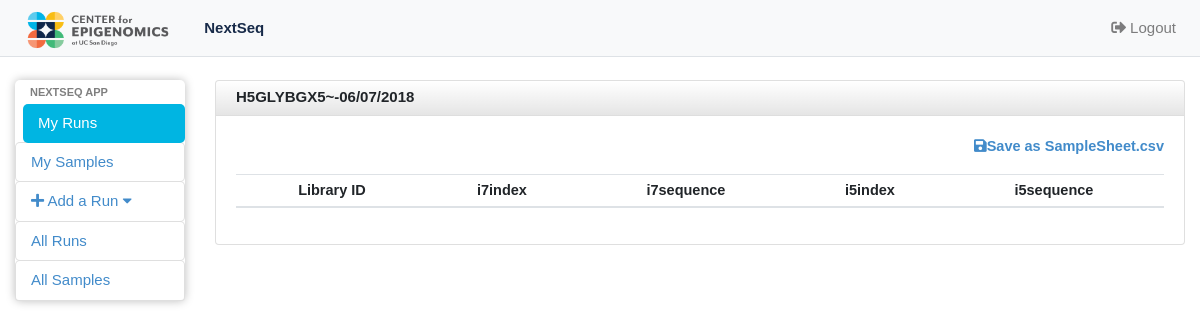
The page /nextseq_app/80/ (signed in) on the database as committed earlier.
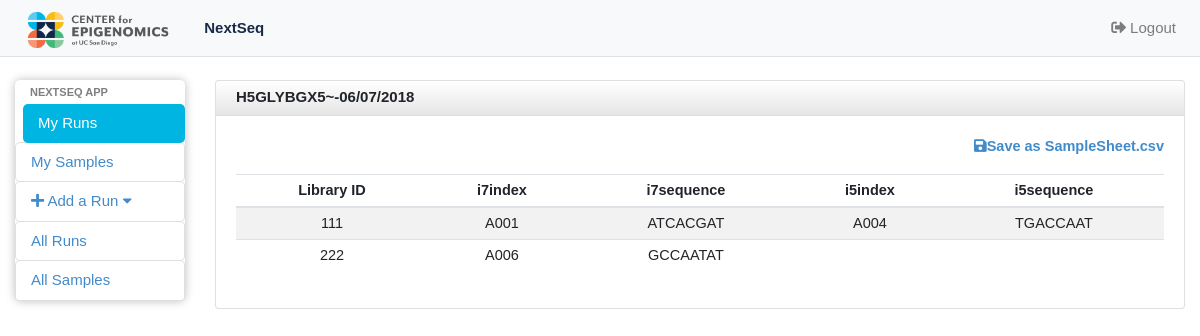
The same page on the database as committed later.
### nextseq_app/models.py (models this page shows, shortened)
class LibrariesInRun(models.Model):
	singlerun = models.ForeignKey(RunInfo, on_delete=models.CASCADE)
	Library_ID = models.CharField(max_length=200,unique=True)
	i7index = models.ForeignKey(Barcode,related_name='i7_index', on_delete=models.CASCADE, blank=True, null=True)
	i5index = models.ForeignKey(Barcode,related_name='i5_index',on_delete=models.CASCADE, blank=True, null=True)
	class Meta:
		ordering = ['Library_ID']

class Barcode(models.Model):
	indexid = models.CharField(max_length=200,unique=True)
	indexseq = models.CharField(max_length=200)
	def __str__(self):
		return self.indexid
	class Meta:
		ordering = ['indexid']

### nextseq_app/views.py (the view)
# urls.py: path('<int:pk>/', views.RunDetailView2.as_view(), name='rundetail'),
@method_decorator(login_required, name='dispatch')
class RunDetailView2(DetailView):
	model = RunInfo
	template_name = 'nextseq_app/details.html'
	def get_context_data(self, **kwargs):
		context = super().get_context_data(**kwargs)
		context['barcode'] = BarcodeDic()
		return context

### nextseq_app/templatetags/nextseq_app_tags.py (called while the page is built)
@register.filter
def key(d, key_name):
	if key_name:
		return d[str(key_name)]
	else:
		return ''

### nextseq_app/views.py (called while the page is built)
def BarcodeDic():
	barcodes_dic = {}
	barcodes_list = Barcode.objects.all()
	for barcodes in barcodes_list:
		barcodes_dic[barcodes.indexid] = barcodes.indexseq
	return barcodes_dic

### templates/nextseq_app/details.html (shortened to what this page needs)
{% extends 'nextseq_app/base.html' %}
{% block body %}
{% load static %}
{% load nextseq_app_tags %}
<div id="wrapper">
  <nav class="navbar navbar-expand-lg navbar-default navbar-light bg-light fixed-top borderline">
    <a class="navbar-brand" href="#"><img alt="Charisma Logo" src="{% static 'nextseq_app/images/CFE_Brandmark-01.png' %}" class="crop" margin="-200px 0 -200px 0" width=auto height=50 /></a>
    <div class="collapse navbar-collapse" id="navbarNavDropdown">
      <ul class="navbar-nav">
        <li class="nav-item">
          <a class="nav-link active" href="{% url 'nextseq_app:userruns' %}"> NextSeq <span class="sr-only">(current)</span></a>
        </li>
      </ul>
      <ul class="navbar-nav ml-auto">
        <li class="nav-item">
          <a class="nav-link" href="{% url 'nextseq_app:logout' %}"><i class="fas fa-sign-out-alt"></i> Logout</a>
        </li>
      </ul>
    </div>
  </nav>
  <div class="container-fluid">
    <div class="row">
      <div id="sidebar" class="col-sm-2 col-md-2 col-lg-2" role="navigation">
        <div class="list-group">
          <li class="sidebar-header">Nextseq App</li>
          <a href="{% url 'nextseq_app:userruns' %}" class="list-group-item list-group-item-action-custom active">My Runs</a>
          <a href="{% url 'nextseq_app:usersamples' %}" class="list-group-item list-group-item-action-custom" >My Samples</a>
          <a href="#addrun" class="list-group-item list-group-item-action-custom" data-toggle="collapse" ><i class="fas fa-plus"></i> Add a Run <i class="fa fa-caret-down"></i></a>
          <a href="{% url 'nextseq_app:allruns' %}" class="list-group-item list-group-item-action-custom">All Runs</a>
          <a href="{% url 'nextseq_app:allsamples' %}" class="list-group-item list-group-item-action-custom" >All Samples</a>
        </div>
      </div>
      <div id="content" class="col-sm-10 col-md-10 col-lg-10">
        <div class="card">
          <div class="card-header fortable">
            {{ runinfo.Flowcell_ID }}-{{runinfo.date|date:"m/d/Y"}}
          </div>
          <div class="card-body">
            <p><a class="linkblue toright" href="{% url 'nextseq_app:samplesheet_create' runinfo.id %}"> <i class="fas fa-save"></i>Save as SampleSheet.csv</a></p>
            <br />
            <table class="table table-sm table-striped text-center">
              <thead>
              <tr>
                <th>Library ID</th>
                <th>i7index</th>
                <th>i7sequence</th>
                <th>i5index</th>
                <th>i5sequence</th>
              </tr>
              </thead>
            {% for samples in runinfo.librariesinrun_set.all %}
              <tr>
                <td>{{samples.Library_ID}}</td>
                <td>{{samples.i7index|default_if_none:""}}</td>
                <td>{{ barcode|key:samples.i7index }}</td>
                <td>{{samples.i5index|default_if_none:""}}</td>
                <td>{{ barcode|key:samples.i5index }}</td>
              </tr>
            {% endfor %}
            </table>
          </div>
        </div>
      </div>
    </div>
  </div>
</div>
{% endblock %}

Rows that differ between the two databases and show on the page:
added LibrariesInRun: Library_ID "111", i7index "A001", i7index.indexid "ATCACGAT", i5index "A004", i5index.indexid "TGACCAAT"
added LibrariesInRun: Library_ID "222", i7index "A006", i7index.indexid "GCCAATAT"
